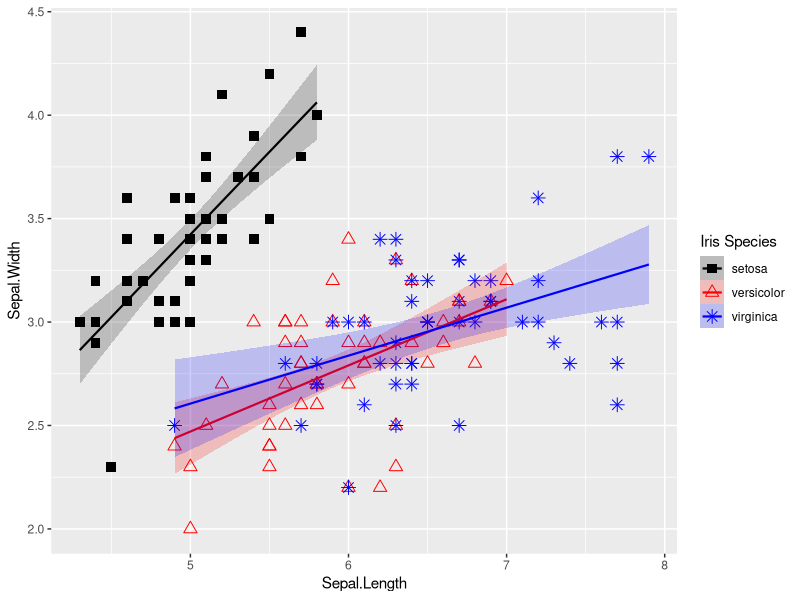

Generate this figure with R:
# Load ggplot2
library(ggplot2)


# Define data and positionings
iris.plot <- ggplot(data= iris, aes(x= Sepal.Length, y= Sepal.Width))

# Create variables for aesthetics
species.colors <- c("black", "red", "blue")
species.shapes <- c(15, 2, 8)
legend.title <- "Iris Species"

# Create plot by combining layers
iris.plot +
  geom_point(aes(color= Species, shape= Species), size= 3) +
  geom_smooth(aes(color= Species, fill= Species, group= Species),
              size= 0.75,  method= "lm", alpha= 0.2) +
  scale_color_manual(name= "Iris Species", values= c("black", "red", "blue")) +
  scale_fill_manual(name= legend.title, values= species.colors) +
  scale_shape_manual(name= legend.title, values= species.shapes)


